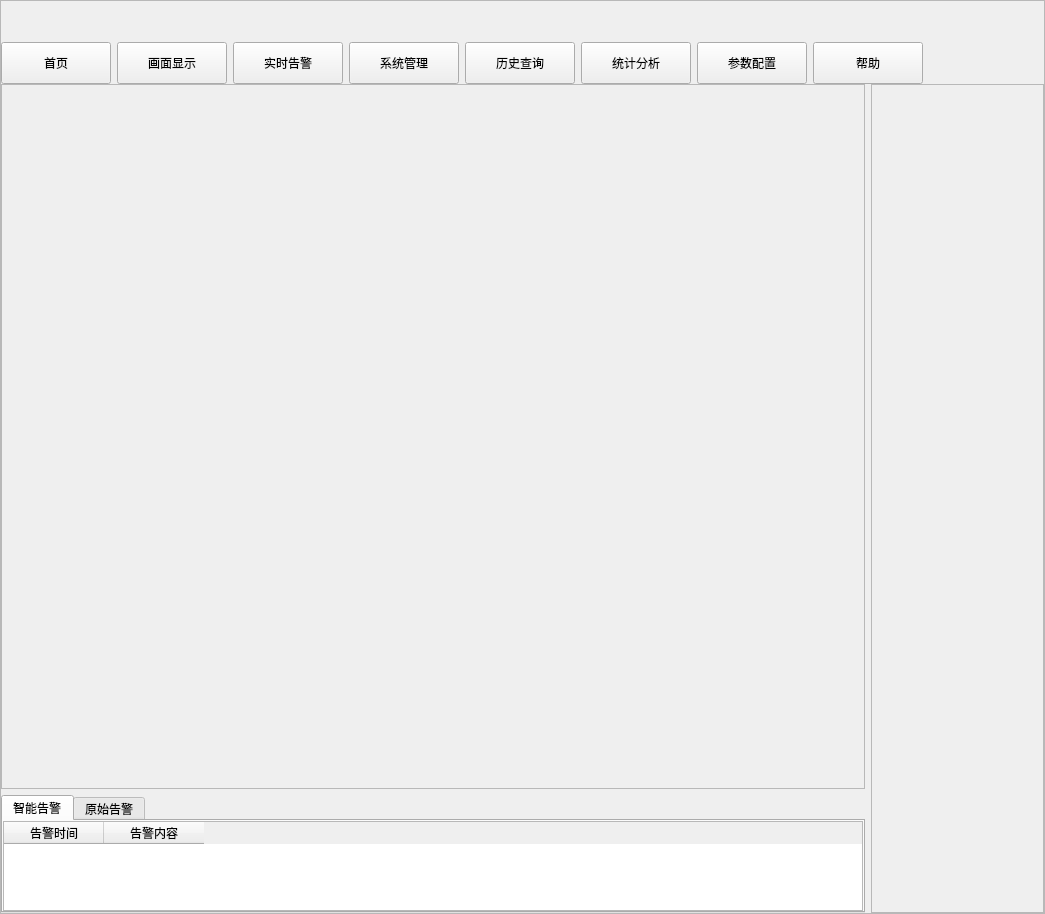
<?xml version="1.0" encoding="UTF-8"?>
<ui version="4.0">
 <class>Widget</class>
 <widget class="QWidget" name="Widget">
  <property name="geometry">
   <rect>
    <x>0</x>
    <y>0</y>
    <width>1045</width>
    <height>914</height>
   </rect>
  </property>
  <property name="windowTitle">
   <string>Widget</string>
  </property>
  <property name="styleSheet">
   <string notr="true"/>
  </property>
  <layout class="QGridLayout" name="gridLayout">
   <property name="margin">
    <number>0</number>
   </property>
   <item row="0" column="0">
    <widget class="QFrame" name="mainWidget">
     <property name="styleSheet">
      <string notr="true"/>
     </property>
     <property name="frameShape">
      <enum>QFrame::StyledPanel</enum>
     </property>
     <property name="frameShadow">
      <enum>QFrame::Raised</enum>
     </property>
     <layout class="QGridLayout" name="gridLayout_7" rowstretch="1,1,20">
      <property name="margin">
       <number>0</number>
      </property>
      <property name="spacing">
       <number>0</number>
      </property>
      <item row="0" column="0">
       <widget class="QFrame" name="frame_top">
        <property name="frameShape">
         <enum>QFrame::NoFrame</enum>
        </property>
        <property name="frameShadow">
         <enum>QFrame::Raised</enum>
        </property>
        <layout class="QGridLayout" name="gridLayout_5" columnstretch="13,6,10,2,1">
         <property name="margin">
          <number>0</number>
         </property>
         <item row="0" column="0">
          <spacer name="horizontalSpacer_3">
           <property name="orientation">
            <enum>Qt::Horizontal</enum>
           </property>
           <property name="sizeHint" stdset="0">
            <size>
             <width>40</width>
             <height>20</height>
            </size>
           </property>
          </spacer>
         </item>
         <item row="0" column="4">
          <widget class="QPushButton" name="pushButton_login">
           <property name="sizePolicy">
            <sizepolicy hsizetype="Expanding" vsizetype="Expanding">
             <horstretch>0</horstretch>
             <verstretch>0</verstretch>
            </sizepolicy>
           </property>
           <property name="minimumSize">
            <size>
             <width>1</width>
             <height>1</height>
            </size>
           </property>
           <property name="styleSheet">
            <string notr="true">border:0</string>
           </property>
           <property name="text">
            <string/>
           </property>
          </widget>
         </item>
         <item row="0" column="2">
          <spacer name="horizontalSpacer_2">
           <property name="orientation">
            <enum>Qt::Horizontal</enum>
           </property>
           <property name="sizeHint" stdset="0">
            <size>
             <width>838</width>
             <height>20</height>
            </size>
           </property>
          </spacer>
         </item>
         <item row="0" column="1">
          <widget class="QLabel" name="label_station">
           <property name="sizePolicy">
            <sizepolicy hsizetype="Expanding" vsizetype="Expanding">
             <horstretch>0</horstretch>
             <verstretch>0</verstretch>
            </sizepolicy>
           </property>
           <property name="font">
            <font>
             <pointsize>18</pointsize>
            </font>
           </property>
           <property name="styleSheet">
            <string notr="true">color: rgb(255, 255, 255);</string>
           </property>
           <property name="text">
            <string/>
           </property>
           <property name="alignment">
            <set>Qt::AlignCenter</set>
           </property>
          </widget>
         </item>
         <item row="0" column="3">
          <widget class="QLabel" name="label_CurUser">
           <property name="sizePolicy">
            <sizepolicy hsizetype="Expanding" vsizetype="Expanding">
             <horstretch>0</horstretch>
             <verstretch>0</verstretch>
            </sizepolicy>
           </property>
           <property name="text">
            <string/>
           </property>
           <property name="alignment">
            <set>Qt::AlignRight|Qt::AlignTrailing|Qt::AlignVCenter</set>
           </property>
          </widget>
         </item>
        </layout>
       </widget>
      </item>
      <item row="2" column="0">
       <widget class="QStackedWidget" name="stackedWidget">
        <property name="sizePolicy">
         <sizepolicy hsizetype="Expanding" vsizetype="Expanding">
          <horstretch>0</horstretch>
          <verstretch>0</verstretch>
         </sizepolicy>
        </property>
        <property name="styleSheet">
         <string notr="true"/>
        </property>
        <property name="currentIndex">
         <number>0</number>
        </property>
        <widget class="QWidget" name="page_HomePage">
         <property name="sizePolicy">
          <sizepolicy hsizetype="Expanding" vsizetype="Expanding">
           <horstretch>0</horstretch>
           <verstretch>0</verstretch>
          </sizepolicy>
         </property>
         <layout class="QHBoxLayout" name="horizontalLayout_3" stretch="5,1">
          <property name="margin">
           <number>0</number>
          </property>
          <item>
           <layout class="QVBoxLayout" name="verticalLayout" stretch="6,1">
            <item>
             <widget class="QFrame" name="frame_2">
              <property name="sizePolicy">
               <sizepolicy hsizetype="Expanding" vsizetype="Expanding">
                <horstretch>0</horstretch>
                <verstretch>0</verstretch>
               </sizepolicy>
              </property>
              <property name="frameShape">
               <enum>QFrame::StyledPanel</enum>
              </property>
              <property name="frameShadow">
               <enum>QFrame::Raised</enum>
              </property>
              <layout class="QGridLayout" name="gridLayout_6">
               <property name="margin">
                <number>0</number>
               </property>
              </layout>
             </widget>
            </item>
            <item>
             <widget class="QTabWidget" name="tabWidget">
              <property name="currentIndex">
               <number>0</number>
              </property>
              <widget class="QWidget" name="tab">
               <attribute name="title">
                <string>智能告警</string>
               </attribute>
               <layout class="QGridLayout" name="gridLayout_8">
                <property name="margin">
                 <number>0</number>
                </property>
                <item row="0" column="0">
                 <widget class="QTableWidget" name="tableWidget_SmartAlarm">
                  <column>
                   <property name="text">
                    <string>告警时间</string>
                   </property>
                  </column>
                  <column>
                   <property name="text">
                    <string>告警内容</string>
                   </property>
                  </column>
                 </widget>
                </item>
               </layout>
              </widget>
              <widget class="QWidget" name="tab_2">
               <attribute name="title">
                <string>原始告警</string>
               </attribute>
               <layout class="QGridLayout" name="gridLayout_9">
                <property name="margin">
                 <number>0</number>
                </property>
                <item row="0" column="0">
                 <widget class="QTableWidget" name="tableWidget_OriginalAlarm">
                  <column>
                   <property name="text">
                    <string>告警时间</string>
                   </property>
                  </column>
                  <column>
                   <property name="text">
                    <string>告警内容</string>
                   </property>
                  </column>
                 </widget>
                </item>
               </layout>
              </widget>
             </widget>
            </item>
           </layout>
          </item>
          <item>
           <widget class="QFrame" name="frame_scene">
            <property name="sizePolicy">
             <sizepolicy hsizetype="Expanding" vsizetype="Expanding">
              <horstretch>0</horstretch>
              <verstretch>0</verstretch>
             </sizepolicy>
            </property>
            <property name="styleSheet">
             <string notr="true"/>
            </property>
            <property name="frameShape">
             <enum>QFrame::StyledPanel</enum>
            </property>
            <property name="frameShadow">
             <enum>QFrame::Raised</enum>
            </property>
            <layout class="QGridLayout" name="gridLayout_4">
             <property name="margin">
              <number>9</number>
             </property>
             <property name="spacing">
              <number>6</number>
             </property>
            </layout>
           </widget>
          </item>
         </layout>
        </widget>
        <widget class="QWidget" name="page_HistoryDetail">
         <layout class="QGridLayout" name="gridLayout_HistoryQuery">
          <property name="leftMargin">
           <number>0</number>
          </property>
          <property name="topMargin">
           <number>5</number>
          </property>
          <property name="rightMargin">
           <number>0</number>
          </property>
          <property name="bottomMargin">
           <number>0</number>
          </property>
         </layout>
        </widget>
        <widget class="QWidget" name="page_AlarmPage">
         <layout class="QGridLayout" name="gridLayout_3">
          <property name="margin">
           <number>0</number>
          </property>
          <item row="0" column="0">
           <widget class="QStackedWidget" name="stackedWidget_AlarmPage">
            <widget class="QWidget" name="page_RemoteControlProcess">
             <layout class="QGridLayout" name="gridLayout_RemoteControl">
              <property name="margin">
               <number>0</number>
              </property>
             </layout>
            </widget>
            <widget class="QWidget" name="page_SwitchStatusCheck">
             <layout class="QGridLayout" name="gridLayout_SwitchStatusCheck">
              <property name="margin">
               <number>0</number>
              </property>
             </layout>
            </widget>
            <widget class="QWidget" name="page_RemoteSignalling">
             <layout class="QGridLayout" name="gridLayout_RemoteSignalling">
              <property name="margin">
               <number>0</number>
              </property>
             </layout>
            </widget>
            <widget class="QWidget" name="page_RemoteMeasuring">
             <layout class="QGridLayout" name="gridLayout_RemoteMeasuring">
              <property name="margin">
               <number>0</number>
              </property>
             </layout>
            </widget>
            <widget class="QWidget" name="page_SingleBayProtectAction">
             <layout class="QGridLayout" name="gridLayout_SingleBayProtectAction">
              <property name="margin">
               <number>0</number>
              </property>
             </layout>
            </widget>
            <widget class="QWidget" name="page_SoeTimestampChange">
             <layout class="QGridLayout" name="gridLayout_SoeTimestampChange">
              <property name="margin">
               <number>0</number>
              </property>
             </layout>
            </widget>
            <widget class="QWidget" name="page_StationTimeSyncAbnormol">
             <layout class="QGridLayout" name="gridLayout_StationTimeSyncAbnormol">
              <property name="margin">
               <number>0</number>
              </property>
             </layout>
            </widget>
            <widget class="QWidget" name="page_DeviceCommInterrupt">
             <layout class="QGridLayout" name="gridLayout_DeviceCommInterrupt">
              <property name="margin">
               <number>0</number>
              </property>
             </layout>
            </widget>
            <widget class="QWidget" name="page_PrimaryEquipmentAbnormal">
             <layout class="QGridLayout" name="gridLayout_PrimaryEquipmentAbnormal">
              <property name="margin">
               <number>0</number>
              </property>
             </layout>
            </widget>
            <widget class="QWidget" name="page_SecondaryEquipmentAbnormal">
             <layout class="QGridLayout" name="gridLayout_SecondaryEquipmentAbnormal">
              <property name="margin">
               <number>0</number>
              </property>
             </layout>
            </widget>
            <widget class="QWidget" name="page_SwitchActionTimeCheck">
             <layout class="QGridLayout" name="gridLayout_SwitchActionTimeCheck">
              <property name="margin">
               <number>0</number>
              </property>
             </layout>
            </widget>
            <widget class="QWidget" name="page_PowerSystemAbnormal">
             <layout class="QGridLayout" name="gridLayout_PowerSystemAbnormal">
              <property name="margin">
               <number>0</number>
              </property>
             </layout>
            </widget>
            <widget class="QWidget" name="page_ElectricRunCheck">
             <layout class="QGridLayout" name="gridLayout_ElectricRunCheck">
              <property name="margin">
               <number>0</number>
              </property>
             </layout>
            </widget>
            <widget class="QWidget" name="page_AuxiliaryPowerCheck">
             <layout class="QGridLayout" name="gridLayout_AuxiliaryPowerCheck">
              <property name="margin">
               <number>0</number>
              </property>
             </layout>
            </widget>
           </widget>
          </item>
         </layout>
        </widget>
        <widget class="QWidget" name="page_ConfigurationInterface">
         <layout class="QGridLayout" name="gridLayout_ConfigurationInterface">
          <property name="margin">
           <number>0</number>
          </property>
         </layout>
        </widget>
        <widget class="QWidget" name="page_StatisticAnalysis">
         <layout class="QGridLayout" name="gridLayout_StatisticAnalysis">
          <property name="margin">
           <number>0</number>
          </property>
         </layout>
        </widget>
        <widget class="QWidget" name="page_SystemConfig">
         <layout class="QGridLayout" name="gridLayout_SystemConfig">
          <property name="margin">
           <number>0</number>
          </property>
         </layout>
        </widget>
       </widget>
      </item>
      <item row="1" column="0">
       <widget class="QWidget" name="SwitchWidget" native="true">
        <property name="sizePolicy">
         <sizepolicy hsizetype="Expanding" vsizetype="Expanding">
          <horstretch>0</horstretch>
          <verstretch>0</verstretch>
         </sizepolicy>
        </property>
        <property name="styleSheet">
         <string notr="true"/>
        </property>
        <layout class="QGridLayout" name="gridLayout_2" columnstretch="1,0,1,1,1,1,1,1,1,5">
         <property name="margin">
          <number>0</number>
         </property>
         <item row="0" column="3">
          <widget class="QPushButton" name="pushButton_SystemConfig">
           <property name="sizePolicy">
            <sizepolicy hsizetype="Expanding" vsizetype="Expanding">
             <horstretch>0</horstretch>
             <verstretch>0</verstretch>
            </sizepolicy>
           </property>
           <property name="minimumSize">
            <size>
             <width>110</width>
             <height>0</height>
            </size>
           </property>
           <property name="text">
            <string>系统管理</string>
           </property>
           <attribute name="buttonGroup">
            <string notr="true">buttonGroup</string>
           </attribute>
          </widget>
         </item>
         <item row="0" column="0">
          <widget class="QPushButton" name="pushButton_HomePage">
           <property name="sizePolicy">
            <sizepolicy hsizetype="Expanding" vsizetype="Expanding">
             <horstretch>0</horstretch>
             <verstretch>0</verstretch>
            </sizepolicy>
           </property>
           <property name="minimumSize">
            <size>
             <width>110</width>
             <height>0</height>
            </size>
           </property>
           <property name="text">
            <string>首页</string>
           </property>
           <attribute name="buttonGroup">
            <string notr="true">buttonGroup</string>
           </attribute>
          </widget>
         </item>
         <item row="0" column="1">
          <widget class="QPushButton" name="pushButton_ConfigurationInterface">
           <property name="sizePolicy">
            <sizepolicy hsizetype="Expanding" vsizetype="Expanding">
             <horstretch>0</horstretch>
             <verstretch>0</verstretch>
            </sizepolicy>
           </property>
           <property name="minimumSize">
            <size>
             <width>110</width>
             <height>0</height>
            </size>
           </property>
           <property name="text">
            <string>画面显示</string>
           </property>
           <attribute name="buttonGroup">
            <string notr="true">buttonGroup</string>
           </attribute>
          </widget>
         </item>
         <item row="0" column="2">
          <widget class="QPushButton" name="pushButton_RealTime">
           <property name="sizePolicy">
            <sizepolicy hsizetype="Expanding" vsizetype="Expanding">
             <horstretch>0</horstretch>
             <verstretch>0</verstretch>
            </sizepolicy>
           </property>
           <property name="minimumSize">
            <size>
             <width>110</width>
             <height>0</height>
            </size>
           </property>
           <property name="focusPolicy">
            <enum>Qt::StrongFocus</enum>
           </property>
           <property name="text">
            <string>实时告警</string>
           </property>
           <attribute name="buttonGroup">
            <string notr="true">buttonGroup</string>
           </attribute>
          </widget>
         </item>
         <item row="0" column="4">
          <widget class="QPushButton" name="pushButton_HistoryQuery">
           <property name="sizePolicy">
            <sizepolicy hsizetype="Expanding" vsizetype="Expanding">
             <horstretch>0</horstretch>
             <verstretch>0</verstretch>
            </sizepolicy>
           </property>
           <property name="minimumSize">
            <size>
             <width>110</width>
             <height>0</height>
            </size>
           </property>
           <property name="text">
            <string>历史查询</string>
           </property>
           <attribute name="buttonGroup">
            <string notr="true">buttonGroup</string>
           </attribute>
          </widget>
         </item>
         <item row="0" column="5">
          <widget class="QPushButton" name="pushButton_StatisticAnalysis">
           <property name="sizePolicy">
            <sizepolicy hsizetype="Expanding" vsizetype="Expanding">
             <horstretch>0</horstretch>
             <verstretch>0</verstretch>
            </sizepolicy>
           </property>
           <property name="minimumSize">
            <size>
             <width>110</width>
             <height>0</height>
            </size>
           </property>
           <property name="text">
            <string>统计分析</string>
           </property>
           <attribute name="buttonGroup">
            <string notr="true">buttonGroup</string>
           </attribute>
          </widget>
         </item>
         <item row="0" column="7">
          <widget class="QPushButton" name="pushButton_Help">
           <property name="sizePolicy">
            <sizepolicy hsizetype="Expanding" vsizetype="Expanding">
             <horstretch>0</horstretch>
             <verstretch>0</verstretch>
            </sizepolicy>
           </property>
           <property name="minimumSize">
            <size>
             <width>110</width>
             <height>0</height>
            </size>
           </property>
           <property name="text">
            <string>帮助</string>
           </property>
           <attribute name="buttonGroup">
            <string notr="true">buttonGroup</string>
           </attribute>
          </widget>
         </item>
         <item row="0" column="9">
          <spacer name="horizontalSpacer">
           <property name="orientation">
            <enum>Qt::Horizontal</enum>
           </property>
           <property name="sizeHint" stdset="0">
            <size>
             <width>40</width>
             <height>20</height>
            </size>
           </property>
          </spacer>
         </item>
         <item row="0" column="6">
          <widget class="QPushButton" name="pushButton_ParaConfig">
           <property name="sizePolicy">
            <sizepolicy hsizetype="Expanding" vsizetype="Expanding">
             <horstretch>0</horstretch>
             <verstretch>0</verstretch>
            </sizepolicy>
           </property>
           <property name="minimumSize">
            <size>
             <width>110</width>
             <height>0</height>
            </size>
           </property>
           <property name="text">
            <string>参数配置</string>
           </property>
           <attribute name="buttonGroup">
            <string notr="true">buttonGroup</string>
           </attribute>
          </widget>
         </item>
        </layout>
       </widget>
      </item>
     </layout>
    </widget>
   </item>
  </layout>
 </widget>
 <layoutdefault spacing="6" margin="11"/>
 <resources/>
 <connections/>
 <buttongroups>
  <buttongroup name="buttonGroup"/>
 </buttongroups>
</ui>
